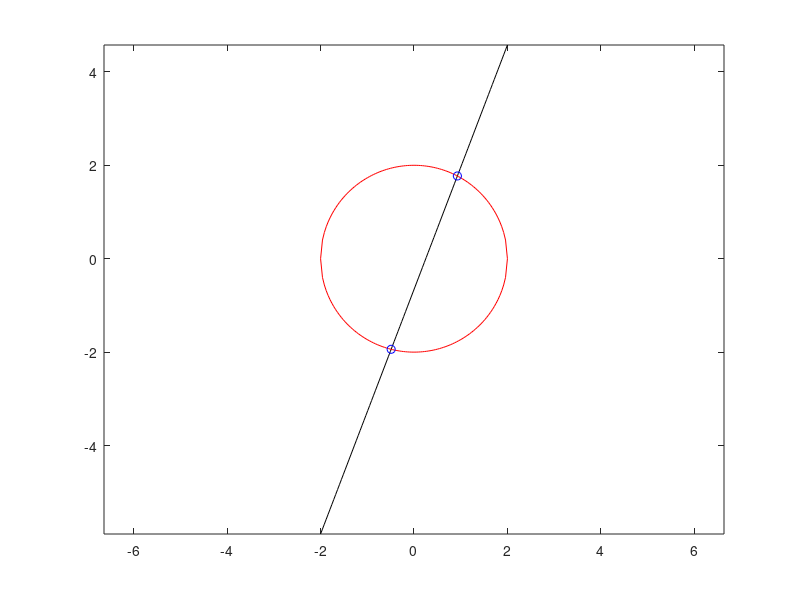

The MATLAB script that drew this image:
close all
a = 10*rand-5;
b = 2*rand-1;
alp = 2.0;
xint = roots([(1+a^2),2*a*b,b^2-alp^2]);
yint = a*xint+b;
velx1 = alp./((1+a^2)*xint + a*b)

velx2 = sign(yint).*alp./(a*sqrt(alp^2 - xint.^2) + sign(yint).*xint)

fprintf('max abs diff = %g\n',max(abs(velx1-velx2)))
xpts = linspace(-alp,alp,100);
lineypts = a*xpts+b;
circUpPts = sqrt(alp^2 - xpts.^2);
circDwPts = -circUpPts;
figure
plot(xpts,lineypts,'k')
hold on
plot(xpts,circUpPts,'r',xpts,circDwPts,'r')
plot(xint,yint,'bo')
axis equal